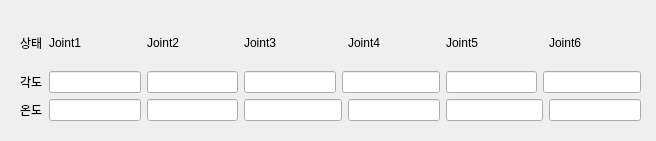
<?xml version="1.0" encoding="UTF-8"?>
<ui version="4.0">
 <class>Form</class>
 <widget class="QWidget" name="Form">
  <property name="geometry">
   <rect>
    <x>0</x>
    <y>0</y>
    <width>656</width>
    <height>141</height>
   </rect>
  </property>
  <property name="windowTitle">
   <string>Form</string>
  </property>
  <widget class="QWidget" name="layoutWidget">
   <property name="geometry">
    <rect>
     <x>20</x>
     <y>20</y>
     <width>621</width>
     <height>101</height>
    </rect>
   </property>
   <layout class="QGridLayout" name="gridLayout">
    <item row="0" column="0">
     <widget class="QLabel" name="statusLabel">
      <property name="text">
       <string>상태</string>
      </property>
     </widget>
    </item>
    <item row="0" column="1">
     <widget class="QLabel" name="joint1Label">
      <property name="text">
       <string>Joint1</string>
      </property>
     </widget>
    </item>
    <item row="0" column="2">
     <widget class="QLabel" name="joint2Label">
      <property name="text">
       <string>Joint2</string>
      </property>
     </widget>
    </item>
    <item row="0" column="3">
     <widget class="QLabel" name="joint4Label">
      <property name="text">
       <string>Joint3</string>
      </property>
     </widget>
    </item>
    <item row="0" column="5">
     <widget class="QLabel" name="joint3Label">
      <property name="text">
       <string>Joint4</string>
      </property>
     </widget>
    </item>
    <item row="0" column="6">
     <widget class="QLabel" name="joint5Label">
      <property name="text">
       <string>Joint5</string>
      </property>
     </widget>
    </item>
    <item row="0" column="8">
     <widget class="QLabel" name="joint6Label">
      <property name="text">
       <string>Joint6</string>
      </property>
     </widget>
    </item>
    <item row="1" column="0">
     <widget class="QLabel" name="tempsLabel_2">
      <property name="text">
       <string>각도</string>
      </property>
     </widget>
    </item>
    <item row="1" column="1">
     <widget class="QLineEdit" name="joint1Line"/>
    </item>
    <item row="1" column="2">
     <widget class="QLineEdit" name="joint2Line"/>
    </item>
    <item row="1" column="3">
     <widget class="QLineEdit" name="joint3Line"/>
    </item>
    <item row="1" column="4" colspan="2">
     <widget class="QLineEdit" name="joint4Line"/>
    </item>
    <item row="1" column="6">
     <widget class="QLineEdit" name="joint5Line"/>
    </item>
    <item row="1" column="7" colspan="2">
     <widget class="QLineEdit" name="joint6Line"/>
    </item>
    <item row="2" column="0">
     <widget class="QLabel" name="tempsLabel">
      <property name="text">
       <string>온도</string>
      </property>
     </widget>
    </item>
    <item row="2" column="1">
     <widget class="QLineEdit" name="temp1Label"/>
    </item>
    <item row="2" column="2">
     <widget class="QLineEdit" name="temp2Label"/>
    </item>
    <item row="2" column="3" colspan="2">
     <widget class="QLineEdit" name="temp3Label"/>
    </item>
    <item row="2" column="5">
     <widget class="QLineEdit" name="temp4Label"/>
    </item>
    <item row="2" column="6" colspan="2">
     <widget class="QLineEdit" name="temp5Label"/>
    </item>
    <item row="2" column="8">
     <widget class="QLineEdit" name="temp6Label"/>
    </item>
   </layout>
  </widget>
 </widget>
 <resources/>
 <connections/>
</ui>
